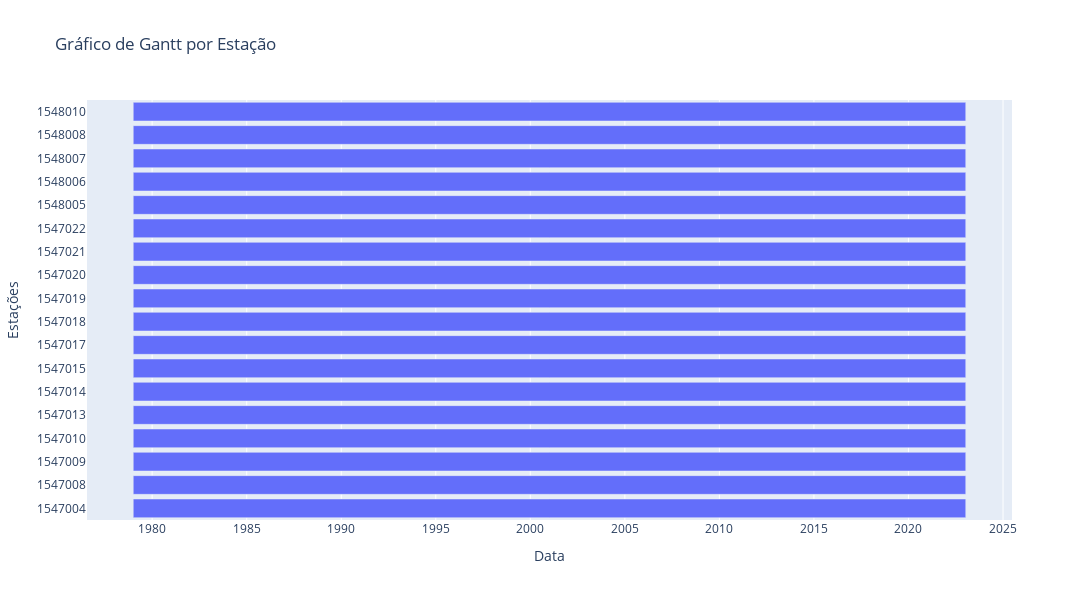

Notebook source saved alongside this figure:
### Code cell
gantt_serie_gap_overlap(df_final_cp_filtro_cp, "EstacaoCodigo", "Data")

### Figure 1 — Plotly figure (JSON) as saved in the notebook; plotly's stock layout.template omitted (floating-point values rounded to 4 significant figures)
{"data": [{"alignmentgroup": "True", "base": ["1979-01-01T00:00:00", "1979-01-01T00:00:00", "1979-01-01T00:00:00", "1979-01-01T00:00:00", "1979-01-01T00:00:00", "1979-01-01T00:00:00", "1979-01-01T00:00:00", "1979-01-01T00:00:00", "1979-01-01T00:00:00", "1979-01-01T00:00:00", "1979-01-01T00:00:00", "1979-01-01T00:00:00", "1979-01-01T00:00:00", "1979-01-01T00:00:00", "1979-01-01T00:00:00", "1979-01-01T00:00:00", "1979-01-01T00:00:00", "1979-01-01T00:00:00"], "hovertemplate": "Início=%{base}<br>Fim=%{x}<br>Código da Estação=%{y}<extra></extra>", "legendgroup": "", "marker": {"color": "#636efa", "pattern": {"shape": ""}}, "name": "", "offsetgroup": "", "orientation": "h", "showlegend": false, "textposition": "auto", "type": "bar", "x": [1389484800000, 1389484800000, 1389484800000, 1389484800000, 1389484800000, 1389484800000, 1389484800000, 1389484800000, 1389484800000, 1389484800000, 1389484800000, 1389484800000, 1389484800000, 1389484800000, 1389484800000, 1389484800000, 1389484800000, 1389484800000], "xaxis": "x", "y": ["1547004", "1547008", "1547009", "1547010", "1547013", "1547014", "1547015", "1547017", "1547018", "1547019", "1547020", "1547021", "1547022", "1548005", "1548006", "1548007", "1548008", "1548010"], "yaxis": "y"}], "layout": {"autosize": false, "barmode": "overlay", "height": 600, "legend": {"tracegroupgap": 0}, "title": {"text": "Gráfico de Gantt por Estação"}, "width": 1200, "xaxis": {"anchor": "y", "domain": [0, 1], "title": {"text": "Data"}, "type": "date"}, "yaxis": {"anchor": "x", "domain": [0, 1], "title": {"text": "Estações"}}}}
